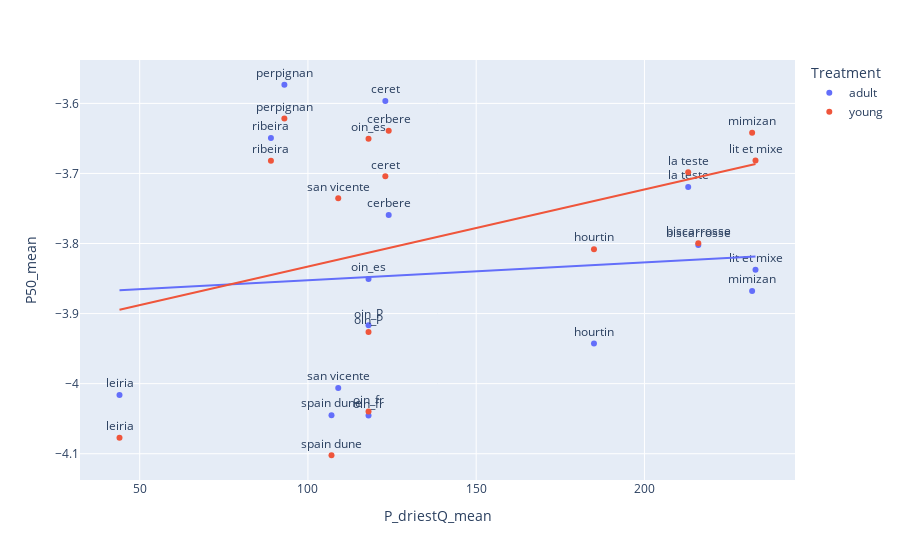

The notebook cell this image was saved under:
### Code cell
import plotly.express as px

fig = px.scatter(df_mean_pp_T, x="P_driestQ_mean", y="P50_mean", color="Treatment", trendline="ols",
                 text = "site")
fig.update_traces(textposition='top center')
fig.show()

### Figure 1 — Plotly figure (JSON) as saved in the notebook; plotly's stock layout.template omitted (floating-point values rounded to 4 significant figures)
{"data": [{"hovertemplate": "Treatment=adult<br>P_driestQ_mean=%{x}<br>P50_mean=%{y}<br>site=%{text}<extra></extra>", "legendgroup": "adult", "marker": {"color": "#636efa", "symbol": "circle"}, "mode": "markers+text", "name": "adult", "orientation": "v", "showlegend": true, "text": ["biscarrosse", "cerbere", "ceret", "hourtin", "la teste", "leiria", "lit et mixe", "mimizan", "oin_P", "oin_es", "oin_fr", "perpignan", "ribeira", "san vicente", "spain dune"], "textposition": "top center", "type": "scatter", "x": [216, 124, 123, 185, 213, 44, 233, 232, 118, 118, 118, 93, 89, 109, 107], "xaxis": "x", "y": [-3.802, -3.759, -3.596, -3.943, -3.719, -4.016, -3.838, -3.868, -3.917, -3.851, -4.045, -3.573, -3.649, -4.006, -4.045], "yaxis": "y"}, {"hovertemplate": "<b>OLS trendline</b><br>P50_mean = 0.000256297 * P_driestQ_mean + -3.87811<br>R<sup>2</sup>=0.009079<br><br>Treatment=adult<br>P_driestQ_mean=%{x}<br>P50_mean=%{y} <b>(trend)</b><extra></extra>", "legendgroup": "adult", "marker": {"color": "#636efa", "symbol": "circle"}, "mode": "lines", "name": "adult", "showlegend": false, "textposition": "top center", "type": "scatter", "x": [44, 89, 93, 107, 109, 118, 118, 118, 123, 124, 185, 213, 216, 232, 233], "xaxis": "x", "y": [-3.867, -3.855, -3.854, -3.851, -3.85, -3.848, -3.848, -3.848, -3.847, -3.846, -3.831, -3.824, -3.823, -3.819, -3.818], "yaxis": "y"}, {"hovertemplate": "Treatment=young<br>P_driestQ_mean=%{x}<br>P50_mean=%{y}<br>site=%{text}<extra></extra>", "legendgroup": "young", "marker": {"color": "#EF553B", "symbol": "circle"}, "mode": "markers+text", "name": "young", "orientation": "v", "showlegend": true, "text": ["biscarrosse", "cerbere", "ceret", "hourtin", "la teste", "leiria", "lit et mixe", "mimizan", "oin_P", "oin_es", "oin_fr", "perpignan", "ribeira", "san vicente", "spain dune"], "textposition": "top center", "type": "scatter", "x": [216, 124, 123, 185, 213, 44, 233, 232, 118, 118, 118, 93, 89, 109, 107], "xaxis": "x", "y": [-3.799, -3.639, -3.704, -3.808, -3.698, -4.077, -3.681, -3.642, -3.926, -3.65, -4.04, -3.622, -3.682, -3.736, -4.102], "yaxis": "y"}, {"hovertemplate": "<b>OLS trendline</b><br>P50_mean = 0.00110051 * P_driestQ_mean + -3.94283<br>R<sup>2</sup>=0.147652<br><br>Treatment=young<br>P_driestQ_mean=%{x}<br>P50_mean=%{y} <b>(trend)</b><extra></extra>", "legendgroup": "young", "marker": {"color": "#EF553B", "symbol": "circle"}, "mode": "lines", "name": "young", "showlegend": false, "textposition": "top center", "type": "scatter", "x": [44, 89, 93, 107, 109, 118, 118, 118, 123, 124, 185, 213, 216, 232, 233], "xaxis": "x", "y": [-3.894, -3.845, -3.84, -3.825, -3.823, -3.813, -3.813, -3.813, -3.807, -3.806, -3.739, -3.708, -3.705, -3.688, -3.686], "yaxis": "y"}], "layout": {"legend": {"title": {"text": "Treatment"}, "tracegroupgap": 0}, "margin": {"t": 60}, "xaxis": {"anchor": "y", "domain": [0, 1], "title": {"text": "P_driestQ_mean"}}, "yaxis": {"anchor": "x", "domain": [0, 1], "title": {"text": "P50_mean"}}}}
